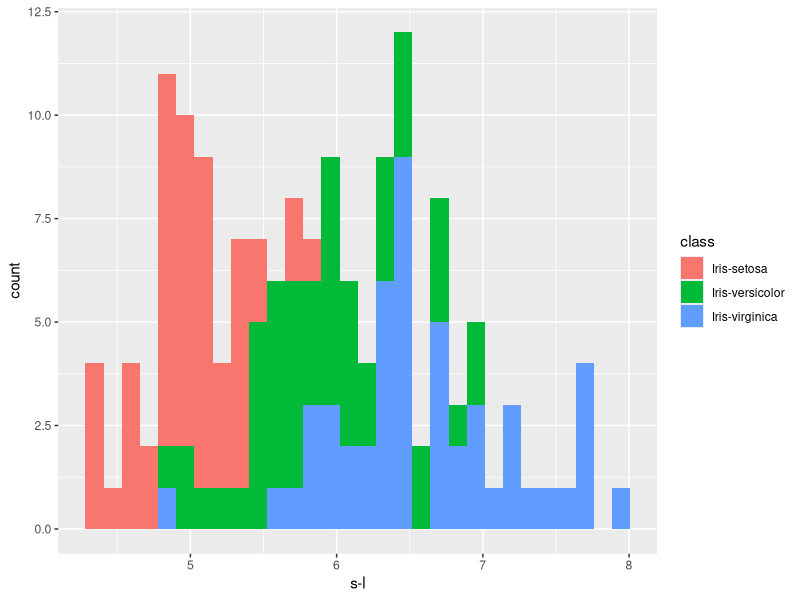
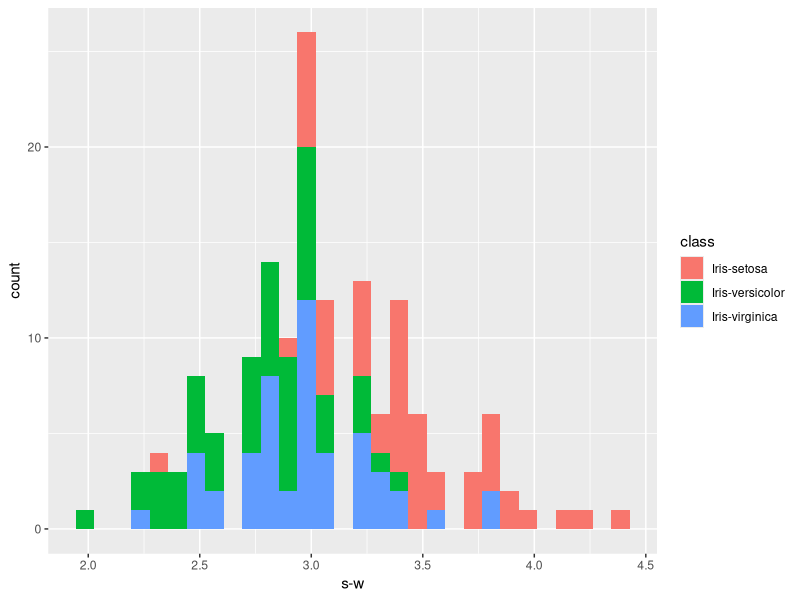
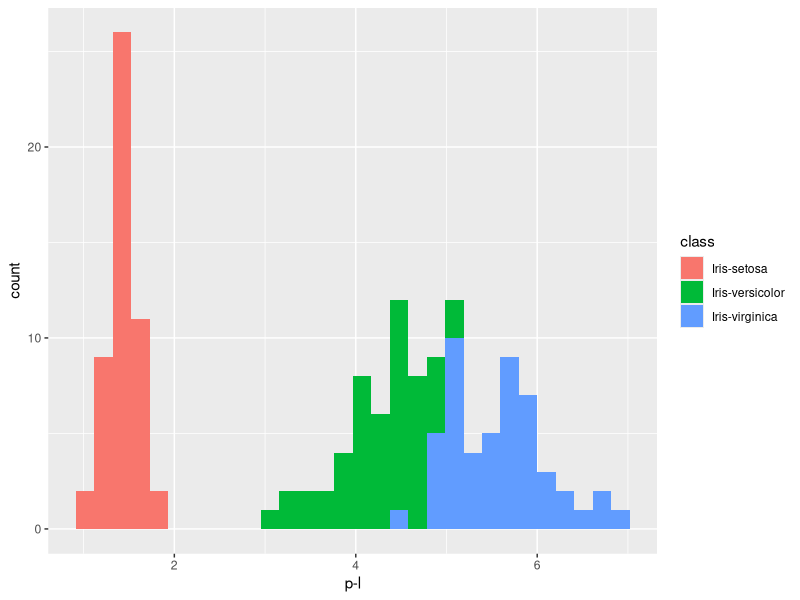
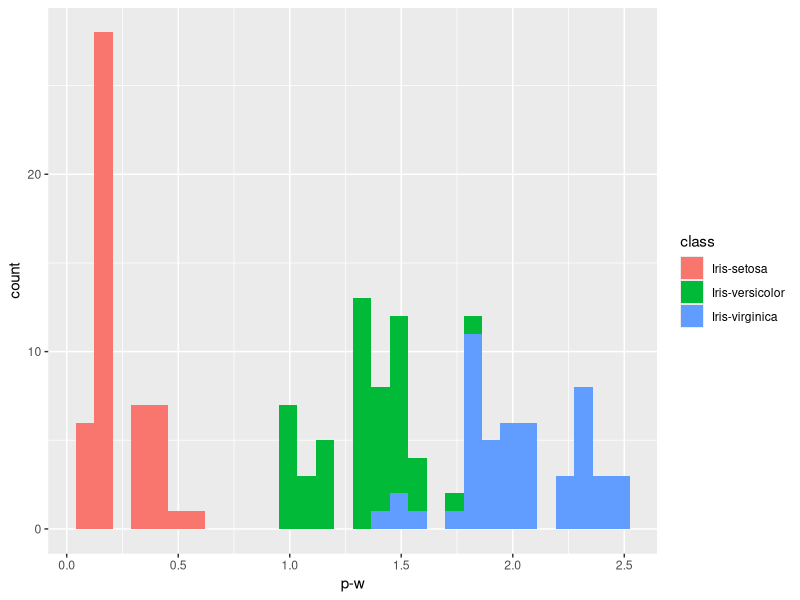
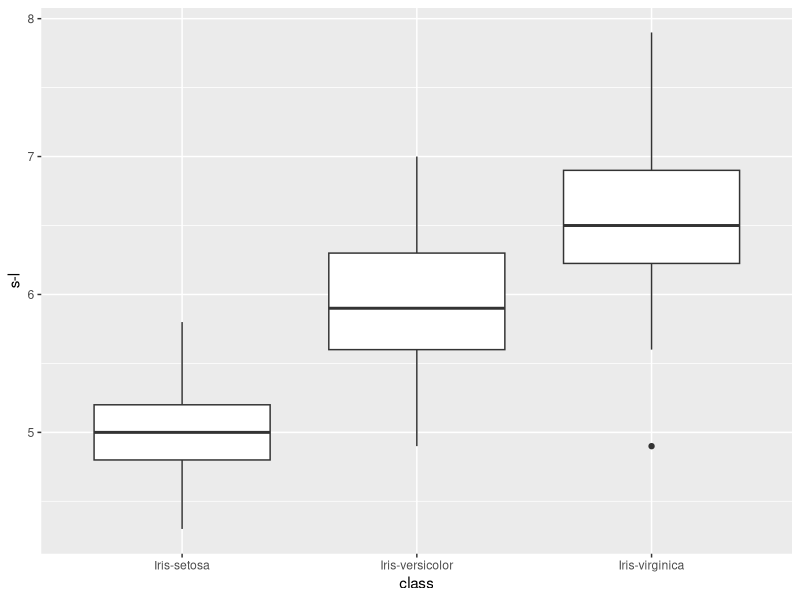

Here is the R script that generated these plots, in order:
## ---- chunk 1
knitr::opts_chunk$set(echo = TRUE)
require(ggplot2)
require(MASS)
require(boot)
require(splines)
require(png)
require(readr)
require(dplyr)
#install.packages("png")
## ---- chunk 2
data_2 <- read_csv("iris_data.csv", col_types = cols(class = col_factor(
  levels = c("Iris-setosa", "Iris-versicolor", "Iris-virginica"))))

summary(data_2)
## ---- chunk 3
ggplot(data = data_2, aes(x=`s-l`, fill= class)) + geom_histogram()
ggplot(data = data_2, aes(x=`s-w`, fill= class)) + geom_histogram()
ggplot(data = data_2, aes(x=`p-l`, fill= class)) + geom_histogram()
ggplot(data = data_2, aes(x=`p-w`, fill= class)) + geom_histogram()

ggplot(data = data_2, aes(x=`class`, y=`s-l`)) + geom_boxplot()
## ---- chunk 4
rnd <- sample(seq(1, 2), size = nrow(data_2), replace = TRUE, prob = c(.7, .3))
train <- data_2[rnd == 1,]
test <- data_2[rnd == 2,]
## ---- chunk 5
#Trenujemy na zbiorze do trenowania (70%)
model <- glm(class ~ poly(`s-l`,3)+`s-w`+I(`p-l`^2)+I(`p-w`^2), data=train, family=binomial)

summary(model)
## ---- chunk 6
cv.glm(test,model,K=5)$delta->fit.cv
dokladnosc=1-fit.cv[2]
print(dokladnosc)
## ---- chunk 7
test$predicted <- predict(model, test, type="response")
summary(test)

print(test$predicted)

